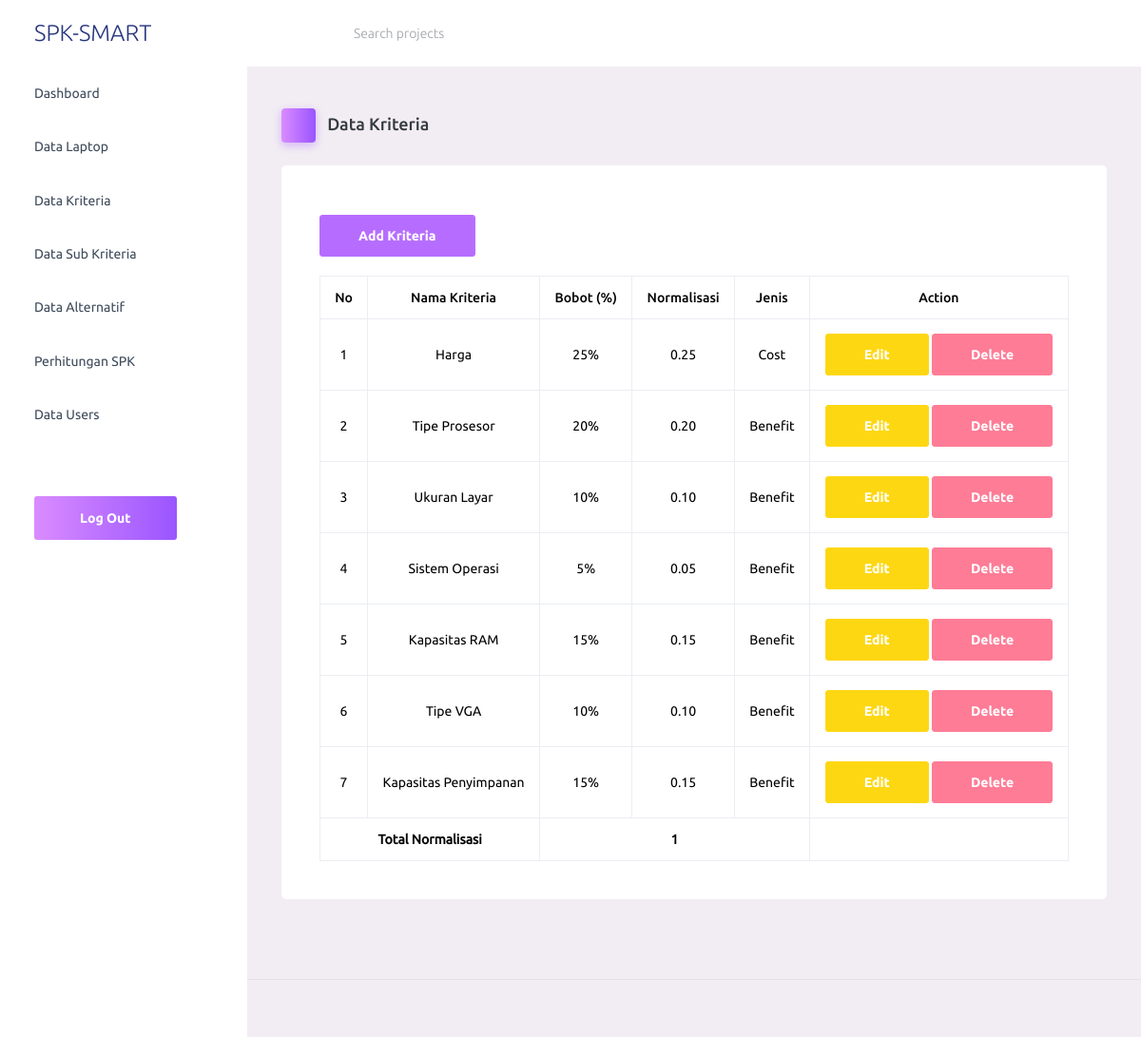
Page /pages/kriteria/index.php on the committed database.
### tables this page shows
CREATE TABLE `tbl_kriteria` (
  `id` int(11) NOT NULL,
  `kriteria` varchar(50) DEFAULT NULL,
  `bobot` int(11) DEFAULT NULL,
  `normalisasi` decimal(5,2) DEFAULT NULL,
  `jenis` varchar(10) DEFAULT NULL
);

### config/config.php (called while the page is built)
<?php
$base_url = "http://localhost/spk-laptop/pages/";

### pages/kriteria/index.php (the view, shortened to what this page needs)
<?php include '../layout/headers.php'; ?>
<?php include '../layout/sidebars.php'; ?>
<div class="page-header">
    <h3 class="page-title">
        <span class="page-title-icon bg-gradient-primary text-white me-2">
            <i class="mdi mdi-account-multiple"></i>
        </span> Data Kriteria
    </h3>
</div>
<div class="col-lg-12 grid-margin stretch-card">
    <div class="card">
        <div class="card-body">
            <a href="add.php" class="btn btn-primary" style="margin-bottom: 20px;">Add Kriteria</a>
            <table class="table table-bordered">
                <thead>
                    <tr class="text-center">
                        <th> No </th>
                        <th> Nama Kriteria </th>
                        <th> Bobot (%) </th>
                        <th> Normalisasi </th>
                        <th> Jenis </th>
                        <th> Action </th>
                    </tr>
                </thead>
                <tbody>
                    <?php
                    include '../../config/koneksi.php';
                    $no = 1;
                    $total_normalisasi = 0;
                    $sql = mysqli_query($koneksi, "SELECT * FROM tbl_kriteria");
                    while ($row = mysqli_fetch_array($sql)) {
                        $total_normalisasi += $row['normalisasi'];
                    ?>
                        <tr class="text-center">
                            <td><?= $no++ ?></td>
                            <td><?= $row['kriteria'] ?></td>
                            <td><?= $row['bobot'] ?>%</td>
                            <td><?= $row['normalisasi'] ?></td>
                            <td><?= $row['jenis'] ?></td>
                            <td>
                                <a href="edit.php?id=<?= $row['id'] ?>" class="btn btn-warning">Edit</a>
                                <a onclick="return confirm('Apakah anda ingin menghapus data ini?')" class="btn btn-danger" href="delete.php?id=<?= $row['id'] ?>">Delete</a>
                            </td>
                        </tr>
                    <?php } ?>
                </tbody>
                <tfoot>
                    <tr class="text-center">
                        <th colspan="2">Total Normalisasi</th>
                        <th colspan="3"><?= $total_normalisasi ?></th>
                        <th></th>
                    </tr>
                </tfoot>
            </table>
        </div>
    </div>
</div>
<?php include '../layout/footers.php'; ?>

### pages/layout/headers.php (shortened to what this page needs)
<!DOCTYPE html>
<html lang="en">
<head>
    <link rel="stylesheet" href="../../assets/assets/vendors/mdi/css/materialdesignicons.min.css">
    <link rel="stylesheet" href="../../assets/assets/vendors/ti-icons/css/themify-icons.css">
    <link rel="stylesheet" href="../../assets/assets/vendors/css/vendor.bundle.base.css">
    <link rel="stylesheet" href="../../assets/assets/vendors/font-awesome/css/font-awesome.min.css">
    <link rel="stylesheet" href="../../assets/assets/vendors/font-awesome/css/font-awesome.min.css" />
    <link rel="stylesheet" href="../../assets/assets/vendors/bootstrap-datepicker/bootstrap-datepicker.min.css">
    <link rel="stylesheet" href="../../assets/assets/css/style.css">
</head>
<body>

### pages/layout/sidebars.php (shortened to what this page needs)
<?php include '../../config/config.php'; ?>
<div class="container-scroller">
    <nav class="navbar default-layout-navbar col-lg-12 col-12 p-0 fixed-top d-flex flex-row">
        <div class="text-center navbar-brand-wrapper d-flex align-items-center justify-content-center">
            <a class="navbar-brand brand-logo" href="<?= $base_url ?>dashboard">SPK-SMART</a>
        </div>
        <div class="navbar-menu-wrapper d-flex align-items-stretch">
            <button class="navbar-toggler navbar-toggler align-self-center" type="button" data-toggle="minimize">
                <span class="mdi mdi-menu"></span>
            </button>
            <div class="search-field d-none d-md-block">
                <form class="d-flex align-items-center h-100" action="#">
                    <div class="input-group">
                        <div class="input-group-prepend bg-transparent">
                            <i class="input-group-text border-0 mdi mdi-magnify"></i>
                        </div>
                        <input type="text" class="form-control bg-transparent border-0" placeholder="Search projects">
                    </div>
                </form>
            </div>
        </div>
    </nav>
    <div class="container-fluid page-body-wrapper">
        <nav class="sidebar sidebar-offcanvas" id="sidebar">
            <ul class="nav">
                <li class="nav-item">
                    <a class="nav-link" href="<?= $base_url ?>dashboard">
                        <span class="menu-title">Dashboard</span>
                        <i class="mdi mdi-view-dashboard menu-icon"></i>
                    </a>
                </li>
                <li class="nav-item">
                    <a class="nav-link" id="dataLaptopToggle">
                        <span class="menu-title">Data Laptop</span>
                        <i class="mdi mdi-laptop menu-icon"></i>
                    </a>
                </li>
                <li class="nav-item">
                    <a class="nav-link" href="<?= $base_url ?>kriteria">
                        <span class="menu-title">Data Kriteria</span>
                        <i class="mdi mdi-database menu-icon"></i>
                    </a>
                </li>
                <li class="nav-item">
                    <a class="nav-link" href="<?= $base_url ?>subkriteria">
                        <span class="menu-title">Data Sub Kriteria</span>
                        <i class="mdi mdi-source-fork menu-icon"></i>
                    </a>
                </li>
                <li class="nav-item">
                    <a class="nav-link" href="<?= $base_url ?>alternatif">
                        <span class="menu-title">Data Alternatif</span>
                        <i class="mdi mdi-file-tree menu-icon"></i>
                    </a>
                </li>
                <li class="nav-item">
                    <a class="nav-link" id="perhitunganSPKToggle">
                        <span class="menu-title">Perhitungan SPK</span>
                        <i class="mdi mdi-calculator menu-icon"></i>
                    </a>
                </li>
                <li class="nav-item">
                    <a class="nav-link" href="<?= $base_url ?>users">
                        <span class="menu-title">Data Users</span>
                        <i class="mdi mdi-account-multiple menu-icon"></i>
                    </a>
                </li>
                <li class="nav-item sidebar-actions">
                    <span class="nav-link">
                        <a href="<?= $base_url ?>auth" class="btn btn-block btn-lg btn-gradient-primary mt-4">Log Out</a>
                    </span>
                </li>
            </ul>
        </nav>
        <div class="main-panel">
            <div class="content-wrapper">

### pages/layout/footers.php (shortened to what this page needs)
</div>
<footer class="footer">
</footer>
</div>
</div>
</div>
</body>
</html>

### rows in the picture
tbl_kriteria: kriteria "Harga", bobot "25", normalisasi "0.25", jenis "Cost"
tbl_kriteria: kriteria "Tipe Prosesor", bobot "20", normalisasi "0.20", jenis "Benefit"
tbl_kriteria: kriteria "Ukuran Layar", bobot "10", normalisasi "0.10", jenis "Benefit"
tbl_kriteria: kriteria "Sistem Operasi", bobot "5", normalisasi "0.05", jenis "Benefit"
tbl_kriteria: kriteria "Kapasitas RAM", bobot "15", normalisasi "0.15", jenis "Benefit"
tbl_kriteria: kriteria "Tipe VGA", bobot "10", normalisasi "0.10", jenis "Benefit"
tbl_kriteria: kriteria "Kapasitas Penyimpanan", bobot "15", normalisasi "0.15", jenis "Benefit"

### other values in the picture
$total_normalisasi "1"
